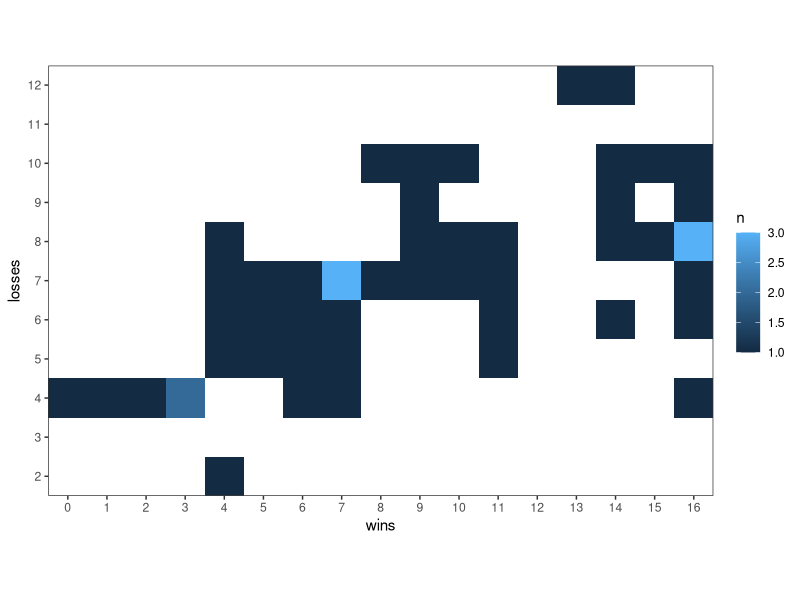

Write R code to recreate this figure.
library(tidyverse)
library(stringr)

theme_set(theme_bw())

rm(list = ls())

data <- read_tsv("data/nhl_playoff_results.txt")

colnames(data) <- tolower(colnames(data))


df <- data %>%
  mutate(gp = wins + losses,
         team = str_sub(teamseason, 1, 3),
         season = as.character(season)) %>% 
  select(-teamseason) %>% 
  group_by(team, season) %>% 
  summarize(wins = sum(wins),
            losses=  sum(losses),
            gp = sum(gp))
  
levels_season <- unique(as.character(df$season))

df <- df %>% 
  mutate(season = factor(season, levels = levels_season))

df %>% 
  count(wins, losses) %>% 
  ggplot(aes(wins, losses, fill = n)) +
  geom_tile() +
  coord_equal() +
  scale_x_continuous(expand = c(0,0),
                     breaks = 0:16) +
  scale_y_continuous(expand = c(0,0), 
                     breaks = 0:16) +
  theme(panel.grid = element_blank())